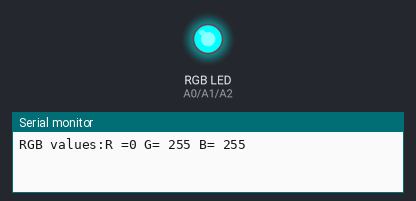
Bench run of a sketch on a simulated Arduino Uno, built with avr-gcc and run on an emulated ATmega328P. Shown: an RGB LED mixed from three pins (HIGH = lit), the last lines printed to the serial monitor.

Above: at 0.2 s.
At 0.7 s:
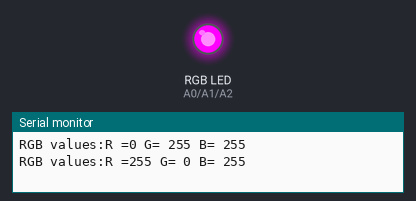
At 1.2 s:
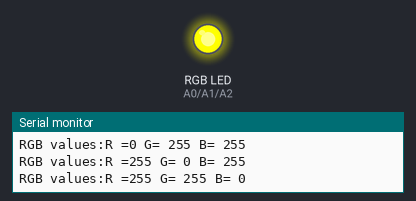
At 1.7 s:
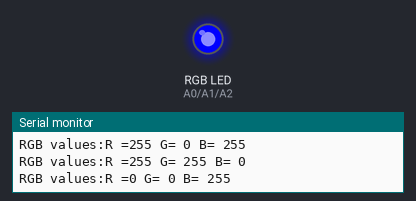
At 2.2 s:
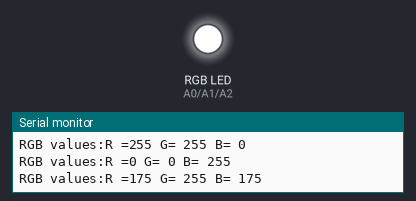
At 2.7 s:
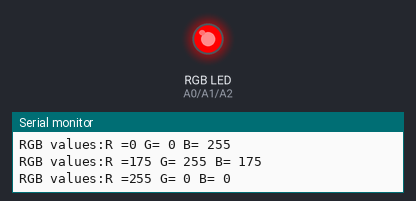
Timing chart, 0 to 3.5 s (numbered marks = the images above):
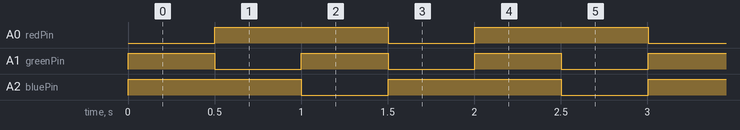

The sketch:

RGB_Autofade_Test1.ino
```cpp
/*
RGB LED
*/

int redPin = A0;
int greenPin = A1;
int bluePin = A2;

//uncomment this line if using a Common Anode LED
#define COMMON_ANODE

void setup()
{
  pinMode(redPin, OUTPUT);
  pinMode(greenPin, OUTPUT);
  pinMode(bluePin, OUTPUT);
   Serial.begin(9600);  // ...set up the serial ouput
}

void loop()
{
  setColor(255, 0, 0);  // red
  delay(500);
  setColor(0, 255, 0);  // green
  delay(500);
  setColor(0, 0, 255);  // blue
  delay(500);
  setColor(255, 255, 0);  // yellow
  delay(500);
  setColor(80, 0, 80);  // purple
  delay(500);
  setColor(0, 255, 255);  // aqua
  delay(500);

}

void setColor(int red, int green, int blue)
{
  #ifdef COMMON_ANODE
    red = 255 - red;
  int  redVal=red;
    green = 255 - green;
   int grnVal=green;
    blue = 255 - blue;
 int bluVal=blue;
  #endif
  analogWrite(redPin, red);
  analogWrite(greenPin, green);
  analogWrite(bluePin, blue);
  Serial.print("RGB values:");
  Serial.print("R =");
  Serial.print(redVal);
  Serial.print(" G= ");
  Serial.print(grnVal);
  Serial.print(" B= ");
  Serial.println(bluVal);
}

/*Try the sketch out and then we will dissect it in some detail......

The sketch starts by specifying which pins are going to be used for each of the colors:
Copy Code
int redPin = 11;
int greenPin = 10;
int bluePin = 9;
The next step is to write the 'setup' function. As we have learnt in earlier lessons, the setup function runs just once after the Arduino has reset. In this case, all it has to do is define the three pins we are using as being outputs.
Copy Code
void setup()
{
  pinMode(redPin, OUTPUT);
  pinMode(greenPin, OUTPUT);
  pinMode(bluePin, OUTPUT);
}
Before we take a look at the 'loop' function, lets look at the last function in the sketch.
Copy Code
void setColor(int red, int green, int blue)
{
  analogWrite(redPin, red);
  analogWrite(greenPin, green);
  analogWrite(bluePin, blue);
}
This function takes three arguments, one for the brightness of the red, green and blue LEDs. In each case the number will be in the range 0 to 255, where 0 means off and 255 means maximum brightness. The function then calls 'analogWrite' to set the brightness of each LED.
If you look at the 'loop' function you can see that we are setting the amount of red, green and blue light that we want to display and then pausing for a second before moving on to the next color.
Copy Code
void loop()
{
  setColor(255, 0, 0);  // red
  delay(1000);
  setColor(0, 255, 0);  // green
  delay(1000);
  setColor(0, 0, 255);  // blue
  delay(1000);
  setColor(255, 255, 0);// yellow
  delay(1000);
  setColor(80, 0, 80);  // purple
  delay(1000);
  setColor(0, 255, 255);// aqua
  delay(1000);
}
*/
```

Measured:
- by itself, A0 (redPin), A2 (bluePin): alternates HIGH for 1.0 s and LOW for 0.50 s
- by itself, A1 (greenPin): alternates HIGH for 0.50 s and LOW for 0.50 s
- by itself, everything shown: repeats every 3.0 s, in 6 steps
